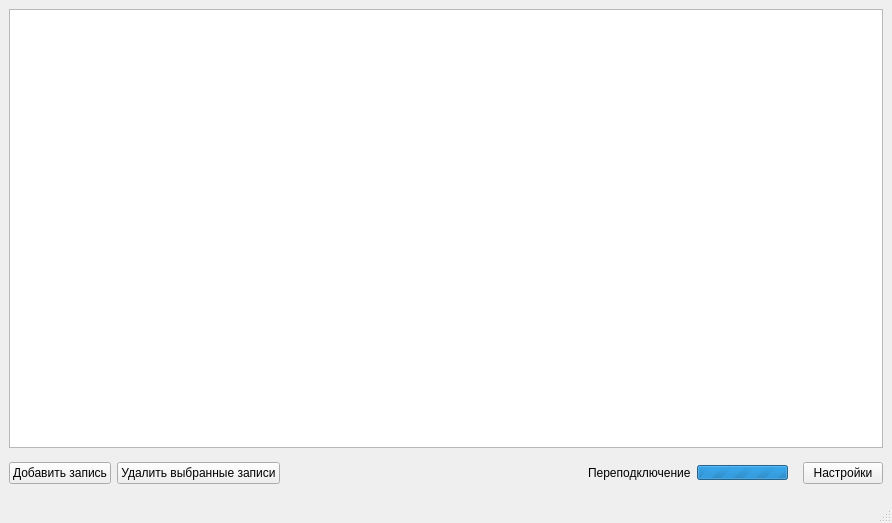
<?xml version="1.0" encoding="UTF-8"?>
<ui version="4.0">
 <class>MainWindow</class>
 <widget class="QMainWindow" name="MainWindow">
  <property name="geometry">
   <rect>
    <x>0</x>
    <y>0</y>
    <width>892</width>
    <height>523</height>
   </rect>
  </property>
  <property name="windowTitle">
   <string>Адресная книга</string>
  </property>
  <widget class="QWidget" name="centralwidget">
   <layout class="QVBoxLayout" name="verticalLayout">
    <item>
     <widget class="QTableView" name="tv_records">
      <property name="selectionMode">
       <enum>QAbstractItemView::ExtendedSelection</enum>
      </property>
      <property name="selectionBehavior">
       <enum>QAbstractItemView::SelectRows</enum>
      </property>
     </widget>
    </item>
    <item>
     <layout class="QHBoxLayout" name="horizontalLayout_2">
      <item>
       <widget class="QPushButton" name="pb_addRecord">
        <property name="text">
         <string>Добавить запись</string>
        </property>
       </widget>
      </item>
      <item>
       <widget class="QPushButton" name="pb_rmRecord">
        <property name="text">
         <string>Удалить выбранные записи</string>
        </property>
       </widget>
      </item>
      <item>
       <spacer name="horizontalSpacer">
        <property name="orientation">
         <enum>Qt::Horizontal</enum>
        </property>
        <property name="sizeHint" stdset="0">
         <size>
          <width>40</width>
          <height>20</height>
         </size>
        </property>
       </spacer>
      </item>
      <item>
       <widget class="QWidget" name="w_reconn" native="true">
        <property name="sizePolicy">
         <sizepolicy hsizetype="Minimum" vsizetype="Preferred">
          <horstretch>0</horstretch>
          <verstretch>0</verstretch>
         </sizepolicy>
        </property>
        <layout class="QHBoxLayout" name="horizontalLayout">
         <item>
          <spacer name="horizontalSpacer_2">
           <property name="orientation">
            <enum>Qt::Horizontal</enum>
           </property>
           <property name="sizeHint" stdset="0">
            <size>
             <width>40</width>
             <height>20</height>
            </size>
           </property>
          </spacer>
         </item>
         <item>
          <widget class="QLabel" name="label">
           <property name="text">
            <string>Переподключение</string>
           </property>
          </widget>
         </item>
         <item>
          <widget class="QProgressBar" name="progressBar">
           <property name="maximumSize">
            <size>
             <width>150</width>
             <height>15</height>
            </size>
           </property>
           <property name="maximum">
            <number>0</number>
           </property>
           <property name="value">
            <number>-1</number>
           </property>
          </widget>
         </item>
        </layout>
       </widget>
      </item>
      <item>
       <widget class="QPushButton" name="pb_settings">
        <property name="text">
         <string>Настройки</string>
        </property>
       </widget>
      </item>
     </layout>
    </item>
   </layout>
  </widget>
  <widget class="QMenuBar" name="menubar">
   <property name="geometry">
    <rect>
     <x>0</x>
     <y>0</y>
     <width>892</width>
     <height>30</height>
    </rect>
   </property>
  </widget>
  <widget class="QStatusBar" name="statusbar"/>
 </widget>
 <resources/>
 <connections/>
</ui>
